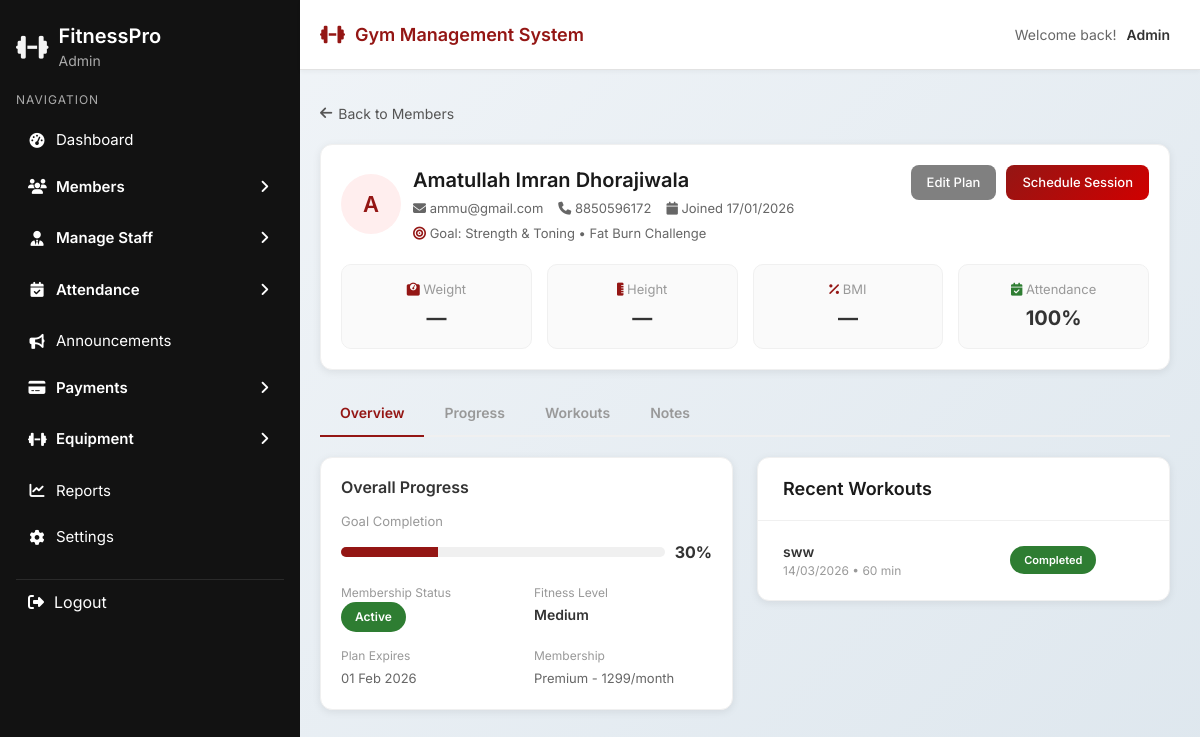
The page /trainer/view-member-details.php?id=4 (signed in) on the database its author committed.
### tables this page shows
CREATE TABLE `workout_plans` (
  `id` int(11) NOT NULL,
  `member_id` int(11) NOT NULL,
  `goal` varchar(100) DEFAULT NULL,
  `current_plan` varchar(100) DEFAULT NULL,
  `progress` int(11) DEFAULT 0,
  `status` enum('Active','Pending','Inactive') DEFAULT 'Active',
  `created_at` timestamp NOT NULL DEFAULT current_timestamp(),
  `updated_at` timestamp NOT NULL DEFAULT current_timestamp() ON UPDATE current_timestamp()
);

CREATE TABLE `members` (
  `id` int(11) NOT NULL,
  `full_name` varchar(100) NOT NULL,
  `email` varchar(100) NOT NULL,
  `phone` varchar(20) NOT NULL,
  `dob` date NOT NULL,
  `gender` enum('Male','Female','Other') NOT NULL,
  `address` text NOT NULL,
  `membership_type` varchar(50) NOT NULL,
  `start_date` date NOT NULL,
  `end_date` date NOT NULL,
  `duration` varchar(20) NOT NULL,
  `membership_status` enum('Active','Inactive','Expired') DEFAULT 'Active',
  `fitness_level` enum('Beginner','Medium','Advanced') DEFAULT 'Beginner',
  `created_at` timestamp NOT NULL DEFAULT current_timestamp(),
  `updated_at` timestamp NOT NULL DEFAULT current_timestamp() ON UPDATE current_timestamp()
);

CREATE TABLE `trainer_sessions` (
  `id` int(11) NOT NULL,
  `member_id` int(11) NOT NULL,
  `trainer_email` varchar(100) NOT NULL,
  `title` varchar(100) NOT NULL,
  `session_type` enum('Training Session','Consultation','Assessment') NOT NULL DEFAULT 'Training Session',
  `session_date` date NOT NULL,
  `start_time` time NOT NULL,
  `duration` int(11) NOT NULL DEFAULT 60,
  `location` varchar(100) DEFAULT NULL,
  `notes` text DEFAULT NULL,
  `status` enum('Upcoming','Completed','Cancelled') NOT NULL DEFAULT 'Upcoming',
  `created_at` timestamp NOT NULL DEFAULT current_timestamp()
);

### trainer/view-member-details.php (the view, shortened to what this page needs)
<?php
require_once '../dbcon.php';
$member_id = isset($_GET['id']) ? (int)$_GET['id'] : 0;
$member = mysqli_fetch_assoc(mysqli_query($conn, "SELECT m.*, wp.goal, wp.current_plan, wp.progress, wp.status as workout_status
    FROM members m LEFT JOIN workout_plans wp ON m.id=wp.member_id WHERE m.id=$member_id"));
$progress_history = [];
$latest_progress = $progress_history[0] ?? null;
$att_total = mysqli_fetch_assoc(mysqli_query($conn, "SELECT COUNT(*) as c FROM attendance WHERE member_id=$member_id"))['c'];
$att_present = mysqli_fetch_assoc(mysqli_query($conn, "SELECT COUNT(*) as c FROM attendance WHERE member_id=$member_id AND status='Present'"))['c'];
$att_pct = $att_total > 0 ? round(($att_present / $att_total) * 100) : 0;
$sessions_q = mysqli_query($conn, "SELECT * FROM trainer_sessions WHERE member_id=$member_id ORDER BY session_date DESC LIMIT 10");
$sessions = [];
while($r = mysqli_fetch_assoc($sessions_q)) $sessions[] = $r;
$active_tab = isset($_GET['tab']) ? $_GET['tab'] : 'overview';
include '../layout/header.php';
include '../layout/sidebar.php';
?>
<link rel="stylesheet" href="../css/sidebar.css">
<link rel="stylesheet" href="../css/common.css">
<div class="main-wrapper">
  <div class="main-content">
    <a href="assigned-member.php" style="display:inline-flex;align-items:center;gap:6px;color:#555;text-decoration:none;font-size:14px;margin-bottom:20px;">
      <i class="fas fa-arrow-left"></i> Back to Members
    </a>
    <div class="table-container" style="padding:20px;margin-bottom:20px;">
      <div style="display:flex;justify-content:space-between;align-items:flex-start;flex-wrap:wrap;gap:15px;">
        <div class="member-cell">
          <div class="member-avatar" style="width:60px;height:60px;font-size:22px;"><?= strtoupper(substr($member['full_name'],0,1)) ?></div>
          <div class="member-info">
            <span class="name" style="font-size:20px;"><?= htmlspecialchars($member['full_name']) ?></span>
            <div style="display:flex;gap:15px;flex-wrap:wrap;margin-top:4px;">
              <span style="font-size:13px;color:#666;"><i class="fas fa-envelope"></i> <?= htmlspecialchars($member['email']) ?></span>
              <span style="font-size:13px;color:#666;"><i class="fas fa-phone"></i> <?= htmlspecialchars($member['phone']) ?></span>
              <span style="font-size:13px;color:#666;"><i class="fas fa-calendar"></i> Joined <?= date('d/m/Y', strtotime($member['created_at'])) ?></span>
            </div>
            <div style="margin-top:6px;font-size:13px;color:#666;">
              <i class="fas fa-bullseye" style="color:var(--active-color);"></i>
              Goal: <?= htmlspecialchars($member['goal'] ?? 'Not Set') ?> &bull; <?= htmlspecialchars($member['current_plan'] ?? 'No Plan') ?>
            </div>
          </div>
        </div>
        <div style="display:flex;gap:10px;">
          <a href="edit-workout-plan.php?id=<?= $member['id'] ?>" class="btn app-btn-secondary" style="padding:8px 16px;font-size:13px;">Edit Plan</a>
          <a href="schedule.php?member_id=<?= $member['id'] ?>" class="btn app-btn-primary" style="padding:8px 16px;font-size:13px;">Schedule Session</a>
        </div>
      </div>
      <div style="display:grid;grid-template-columns:repeat(4,1fr);gap:15px;margin-top:20px;">
        <div style="text-align:center;padding:15px;background:#fafafa;border-radius:10px;border:1px solid #f0f0f0;">
          <div style="font-size:13px;color:#999;margin-bottom:4px;"><i class="fas fa-weight" style="color:var(--active-color);"></i> Weight</div>
          <div style="font-size:20px;font-weight:700;"><?= $latest_progress ? $latest_progress['weight'].' kg' : '—' ?></div>
        </div>
        <div style="text-align:center;padding:15px;background:#fafafa;border-radius:10px;border:1px solid #f0f0f0;">
          <div style="font-size:13px;color:#999;margin-bottom:4px;"><i class="fas fa-ruler-vertical" style="color:var(--active-color);"></i> Height</div>
          <div style="font-size:20px;font-weight:700;"><?= $latest_progress ? $latest_progress['height'].' cm' : '—' ?></div>
        </div>
        <div style="text-align:center;padding:15px;background:#fafafa;border-radius:10px;border:1px solid #f0f0f0;">
          <div style="font-size:13px;color:#999;margin-bottom:4px;"><i class="fas fa-percent" style="color:var(--active-color);"></i> BMI</div>
          <div style="font-size:20px;font-weight:700;"><?= $latest_progress ? $latest_progress['bmi'] : '—' ?></div>
        </div>
        <div style="text-align:center;padding:15px;background:#fafafa;border-radius:10px;border:1px solid #f0f0f0;">
          <div style="font-size:13px;color:#999;margin-bottom:4px;"><i class="fas fa-calendar-check" style="color:var(--success-color);"></i> Attendance</div>
          <div style="font-size:20px;font-weight:700;"><?= $att_pct ?>%</div>
        </div>
      </div>
    </div>
    <div style="display:flex;gap:0;border-bottom:2px solid #f0f0f0;margin-bottom:20px;">
      <?php
      $tabs = ['overview'=>'Overview','progress'=>'Progress','workouts'=>'Workouts','notes'=>'Notes'];
      foreach($tabs as $key=>$label):
        $active = $active_tab === $key;
      ?>
      <a href="?id=<?= $member_id ?>&tab=<?= $key ?>" style="padding:12px 20px;font-size:14px;font-weight:600;text-decoration:none;
        color:<?= $active ? 'var(--active-color)' : '#999' ?>;
        border-bottom:<?= $active ? '2px solid var(--active-color)' : '2px solid transparent' ?>;
        margin-bottom:-2px;">
        <?= $label ?>
      </a>
      <?php endforeach; ?>
    </div>
    <?php if($active_tab === 'overview'): ?>
    <div class="row g-4">
      <div class="col-md-6">
        <div class="table-container" style="padding:20px;">
          <h3 style="margin:0 0 15px;font-size:16px;font-weight:600;">Overall Progress</h3>
          <div style="font-size:13px;color:#999;margin-bottom:8px;">Goal Completion</div>
          <div style="display:flex;align-items:center;gap:10px;margin-bottom:20px;">
            <div style="flex:1;height:10px;background:#f0f0f0;border-radius:10px;overflow:hidden;">
              <div style="height:100%;background:var(--active-color);width:<?= $member['progress'] ?? 0 ?>%;"></div>
            </div>
            <span style="font-weight:700;"><?= $member['progress'] ?? 0 ?>%</span>
          </div>
          <div style="display:grid;grid-template-columns:1fr 1fr;gap:15px;">
            <div>
              <div style="font-size:12px;color:#999;">Membership Status</div>
              <span class="status-badge <?= strtolower($member['membership_status']) ?>"><?= $member['membership_status'] ?></span>
            </div>
            <div>
              <div style="font-size:12px;color:#999;">Fitness Level</div>
              <span style="font-weight:600;font-size:14px;"><?= $member['fitness_level'] ?></span>
            </div>
            <div>
              <div style="font-size:12px;color:#999;">Plan Expires</div>
              <span style="font-size:13px;color:#666;"><?= date('d M Y', strtotime($member['end_date'])) ?></span>
            </div>
            <div>
              <div style="font-size:12px;color:#999;">Membership</div>
              <span style="font-size:13px;color:#666;"><?= htmlspecialchars($member['membership_type']) ?></span>
            </div>
          </div>
        </div>
      </div>
      <div class="col-md-6">
        <div class="table-container" style="padding:0;">
          <div class="table-header"><h3>Recent Workouts</h3></div>
          <?php if(empty($sessions)): ?>
            <div style="padding:30px;text-align:center;color:#aaa;font-size:14px;">No sessions yet</div>
          <?php else: ?>
          <table class="modern-table">
            <tbody>
              <?php foreach(array_slice($sessions,0,5) as $s): ?>
              <tr>
                <td>
                  <div style="font-weight:600;font-size:14px;"><?= htmlspecialchars($s['title']) ?></div>
                  <div style="font-size:12px;color:#999;"><?= date('d/m/Y', strtotime($s['session_date'])) ?> &bull; <?= $s['duration'] ?> min</div>
                </td>
                <td><span class="status-badge <?= strtolower($s['status']) === 'completed' ? 'active' : (strtolower($s['status']) === 'cancelled' ? 'expired' : 'pending') ?>" style="font-size:11px;"><?= $s['status'] ?></span></td>
              </tr>
              <?php endforeach; ?>
            </tbody>
          </table>
          <?php endif; ?>
        </div>
      </div>
    </div>
    <?php endif; ?>
  </div>
</div>

### css/sidebar.css (style rules this page uses)
:root { --sidebar-bg: #121212; --hover-bg: #1e1e1e; --active-color: #941614; --text-light: #ffffff; }

### css/common.css (style rules this page uses)
* { box-sizing: border-box; }
body { margin: 0; font-family: 'Inter', sans-serif; background: linear-gradient(135deg, #f3f6f9, #dee7ee); color: #333; }
:root { --card-bg: #ffffff; --border-color: #e2e2e2; --shadow: 0 10px 25px rgba(0,0,0,0.12); --shadow-sm: 0 2px 8px rgba(0,0,0,0.08); --radius-sm: 6px; --radius-md: 8px; --radius-lg: 12px; --active-color: #941614; --success-color: #2e7d32; --warning-color: #f57c00; --danger-color: #d32f2f; }
.main-wrapper { margin-left: 25%; min-height: 100vh; }
.main-content { padding: 30px; }
.btn.app-btn-primary { background: linear-gradient(135deg, var(--active-color), #d00000); border: none; color: #fff; padding: 12px 24px; border-radius: var(--radius-md); font-size: 15px; cursor: pointer; transition: transform 0.2s; font-weight: 500; }
.btn.app-btn-secondary { background: #808080; border: none; color: #fff; padding: 12px 24px; border-radius: var(--radius-md); font-size: 15px; cursor: pointer; transition: transform 0.2s; font-weight: 500; }
.table-container, .members-table-container { background: white; border-radius: var(--radius-lg); overflow: hidden; box-shadow: var(--shadow-sm); border: 1px solid #f0f0f0; }
.table-header { padding: 20px 25px; border-bottom: 1px solid #f0f0f0; }
.table-header h3 { margin: 0; font-size: 18px; font-weight: 600; color: #1a1a1a; }
.modern-table, .members-table { width: 100%; margin: 0; }
.modern-table tbody td, .members-table tbody td { padding: 20px 25px; vertical-align: middle; border-bottom: 1px solid #f5f5f5; font-size: 14px; }
.modern-table tbody tr:last-child td, .members-table tbody tr:last-child td { border-bottom: none; }
.member-cell, .user-cell { display: flex; align-items: center; gap: 12px; }
.member-avatar, .user-avatar { width: 45px; height: 45px; border-radius: 50%; background: #fee; color: var(--active-color); display: flex; align-items: center; justify-content: center; font-weight: 600; font-size: 16px; flex-shrink: 0; }
.member-info .name, .user-info .name { font-weight: 600; color: #1a1a1a; margin-bottom: 3px; display: block; }
.status-badge { padding: 6px 14px; border-radius: 20px; font-size: 12px; font-weight: 600; display: inline-block; }
.status-badge.active { background: var(--success-color); color: white; }
.main-wrapper { margin-left: 25%; margin-top: 70px; min-height: calc(100vh - 70px); }
.main-content { padding: 30px; padding-left: 20px; }

### layout/header.php (style rules this page uses)
.main-wrapper { margin-top: 70px !important; }

### rows shown on the page
workout_plans: member.full_name "A", member.full_name "Amatullah Imran Dhorajiwala", member.email "ammu@gmail.com", member.phone "8850596172", member.created_at "17/01/2026", goal "Strength & Toning", current_plan "Fat Burn Challenge", progress "30", member.membership_status "Active", member.fitness_level "Medium", member.end_date "01 Feb 2026", member.membership_type "Premium - 1299/month"
trainer_sessions: title "sww", session_date "14/03/2026", duration "60", status "Completed"

### other values the page prints
$_SESSION['role'] "Admin"
$user_role "Admin"
$att_pct "100"
$label "Overview"
$label "Progress"
$label "Workouts"
$label "Notes"
